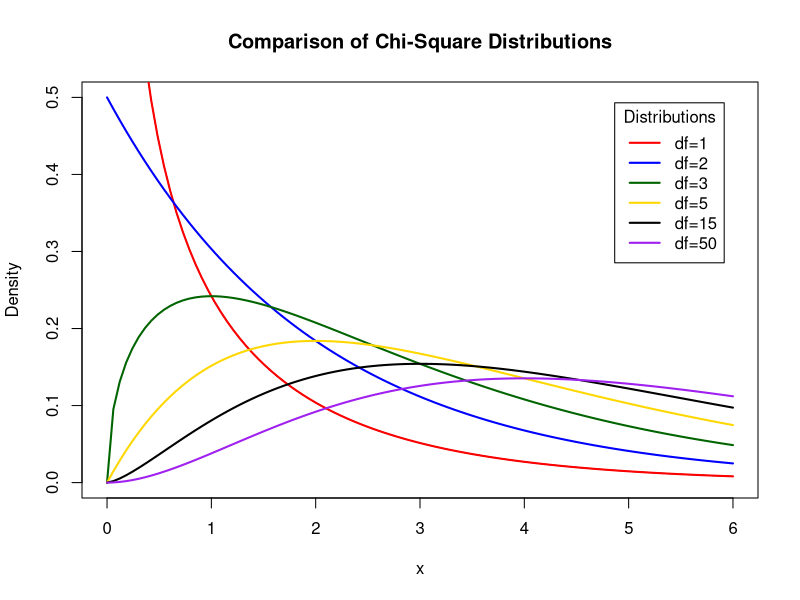
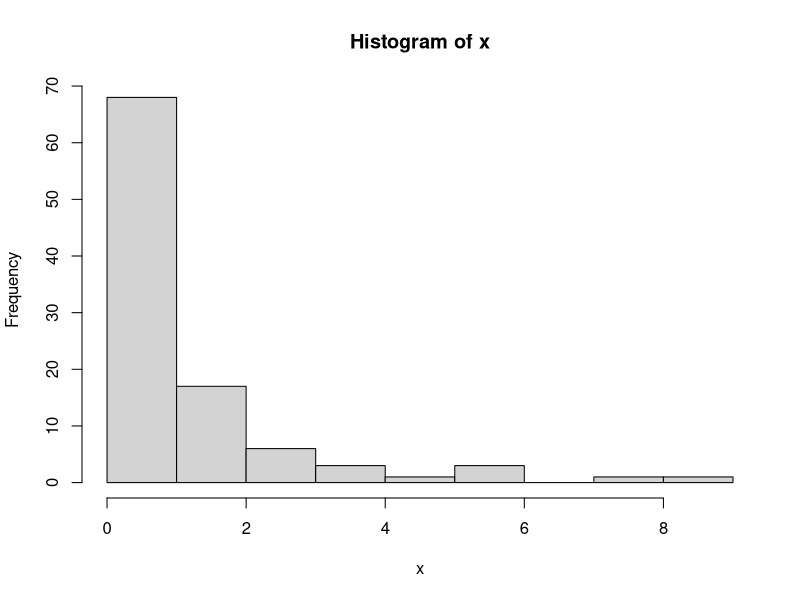
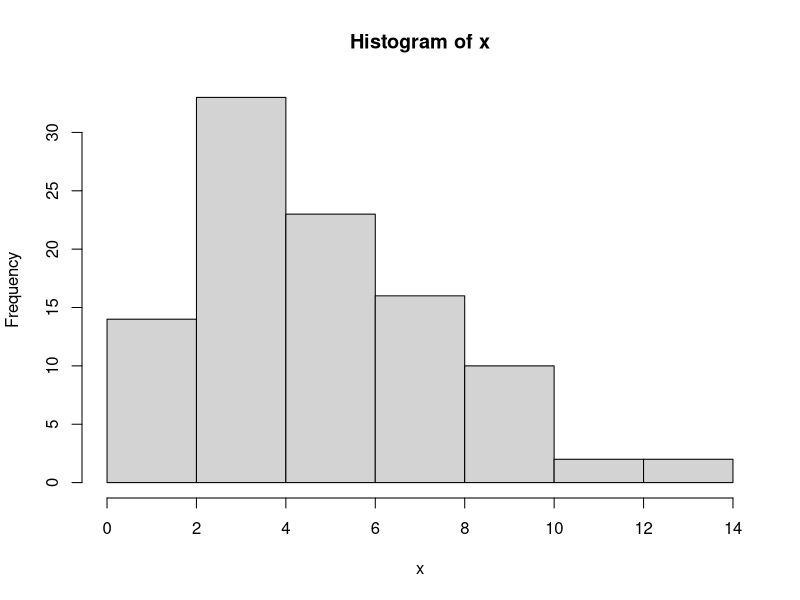
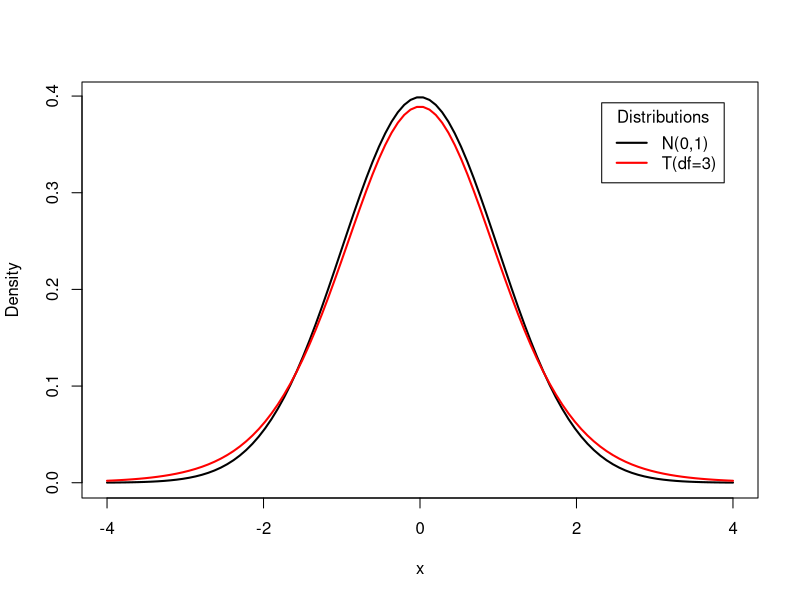
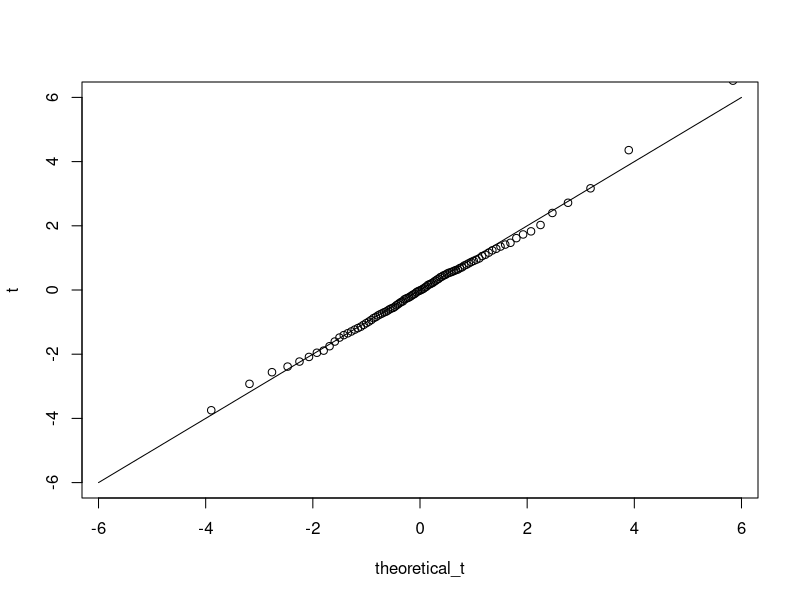
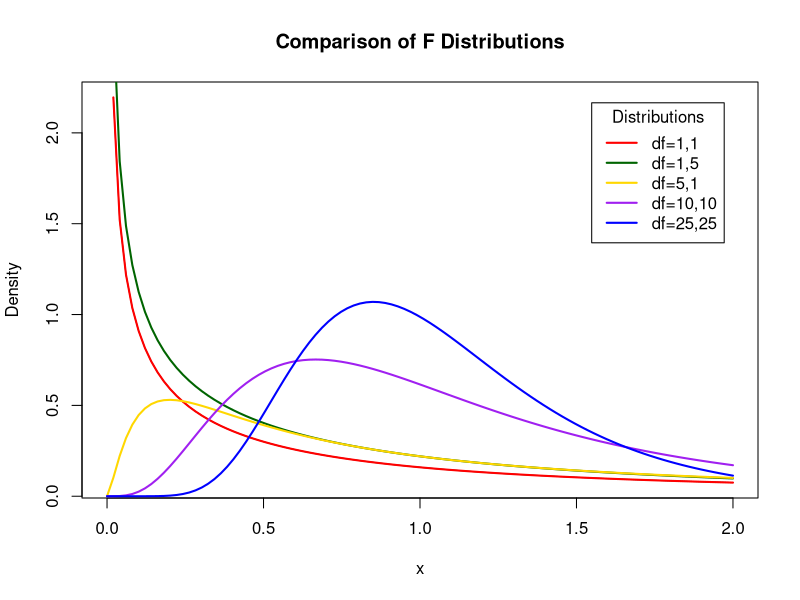
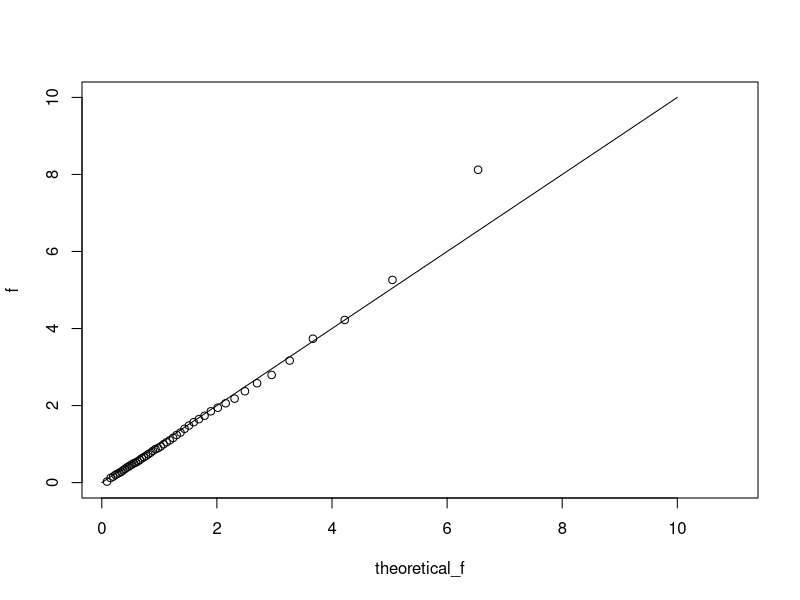

Here is the R script that generated these plots, in order:
## ---- chunk 1
library(tidyverse)

theme_set(theme_minimal())

set.seed(42)
## ---- chunk 2
dfs = c(1, 2, 3, 5, 15, 50)
colors <- c("red", "blue", "darkgreen", "gold", "black", "purple")
labels <- c("df=1", "df=2", "df=3", "df=5", "df=15", "df=50")
x = seq(0, 6, length.out=100)

plot(x, dchisq(x, 1), ylim=c(0, 0.5), type='l', ylab = 'Density', main="Comparison of Chi-Square Distributions")

for (i in 1:length(dfs)){
  lines(x, dchisq(x, i), lwd=2, col=colors[i])
}

legend("topright", inset=.05, title="Distributions",
  labels, lwd=2, lty=1, col=colors)
## ---- chunk 3
x = replicate(100, sum(rnorm(1)^2))

head(x)

hist(x)
## ---- chunk 4
x = replicate(100, sum(rnorm(5)^2))

head(x)

hist(x)
## ---- chunk 5
cats = as.table(matrix(c(54, 82, 46, 18), ncol=2))
colnames(cats) = c("Likes cats", "Does not like cats")
rownames(cats) = c("male", "female")

knitr::kable(cats)
## ---- chunk 6
expected = outer(rowSums(cats), colSums(cats), "*") / 200
sum(((cats - expected)^2) / expected)
## ---- chunk 7
pchisq(18, df = 1, lower.tail = FALSE)
## ---- chunk 8
chisq.test(cats, correct = FALSE)
## ---- chunk 9
x = seq(-4, 4, length.out=100)
n = dnorm(x)
t = dt(x, df = 10)

plot(x, n, type='l',lwd = 2, ylab = 'Density')
lines(x, t, lwd=2, col="red")
legend("topright", inset=.05, title="Distributions",
  c("N(0,1)", "T(df=3)"), lwd=2, lty=1, col=c("black", "red"))
## ---- chunk 10
norms = rnorm(1000)
chis = rchisq(1000, df = 3)

t = norms / sqrt(chis / 3)
theoretical_t = qt(ppoints(100), df=3)

qqplot(theoretical_t, t, ylim = c(-6, 6))
lines(seq(-6, 6, length.out=100), seq(-6, 6, length.out=100))
## ---- chunk 11
df1 = c(1, 1, 5, 10, 25)
df2 = c(1, 5, 1, 10, 25)

colors <- c("red", "darkgreen", "gold", "purple", "blue")
labels <- c("df=1,1", "df=1,5", "df=5,1", "df=10,10", "df=25,25")
x = seq(0, 2, length.out=100)

plot(x, df(x, 1, 1), type='l', ylab = 'Density', main="Comparison of F Distributions")

for (i in 1:length(dfs)){
  lines(x, df(x, df1[i], df2[i]), lwd=2, col=colors[i])
}

legend("topright", inset=.05, title="Distributions",
  labels, lwd=2, lty=1, col=colors)
## ---- chunk 12
chi1 = rchisq(1000, df = 5) / 5
chi2 = rchisq(1000, df = 5) / 5

f = chi1 / chi2
theoretical_f = qf(ppoints(50), 5, 5)

qqplot(theoretical_f, f, ylim = c(0, 10))
lines(seq(0, 10, length.out=100), seq(0, 10, length.out=100))
## ---- chunk 13
head(iris)
## ---- chunk 14
fit = lm(Petal.Length ~ Petal.Width, data=iris)

fit$coefficients

iris_with_predictions = iris %>% 
  mutate(reg_pred = fit$coefficients[1] + fit$coefficients[2] * Petal.Width,
         null_pred = mean(Petal.Length),  # null model just predicts the mean
         reg_res = reg_pred - Petal.Length,
         null_res = null_pred - Petal.Length)

head(iris_with_predictions)
## ---- chunk 15
(df_e = 1)  # Petal.Width coef, plus intercept, minus 1
(df_r = nrow(iris) - 2)

(SSR = sum(iris_with_predictions$reg_res^2))
(SSE = sum(iris_with_predictions$null_res^2) - SSR)

(MSR  = SSR / df_r)
(MSE  = SSE / df_e)

(f_val = MSE / MSR)
## ---- chunk 16
pf(f_val, df_e, df_r, lower.tail = FALSE)
## ---- chunk 17
summary(fit)
## ---- chunk 18
anova(fit)
